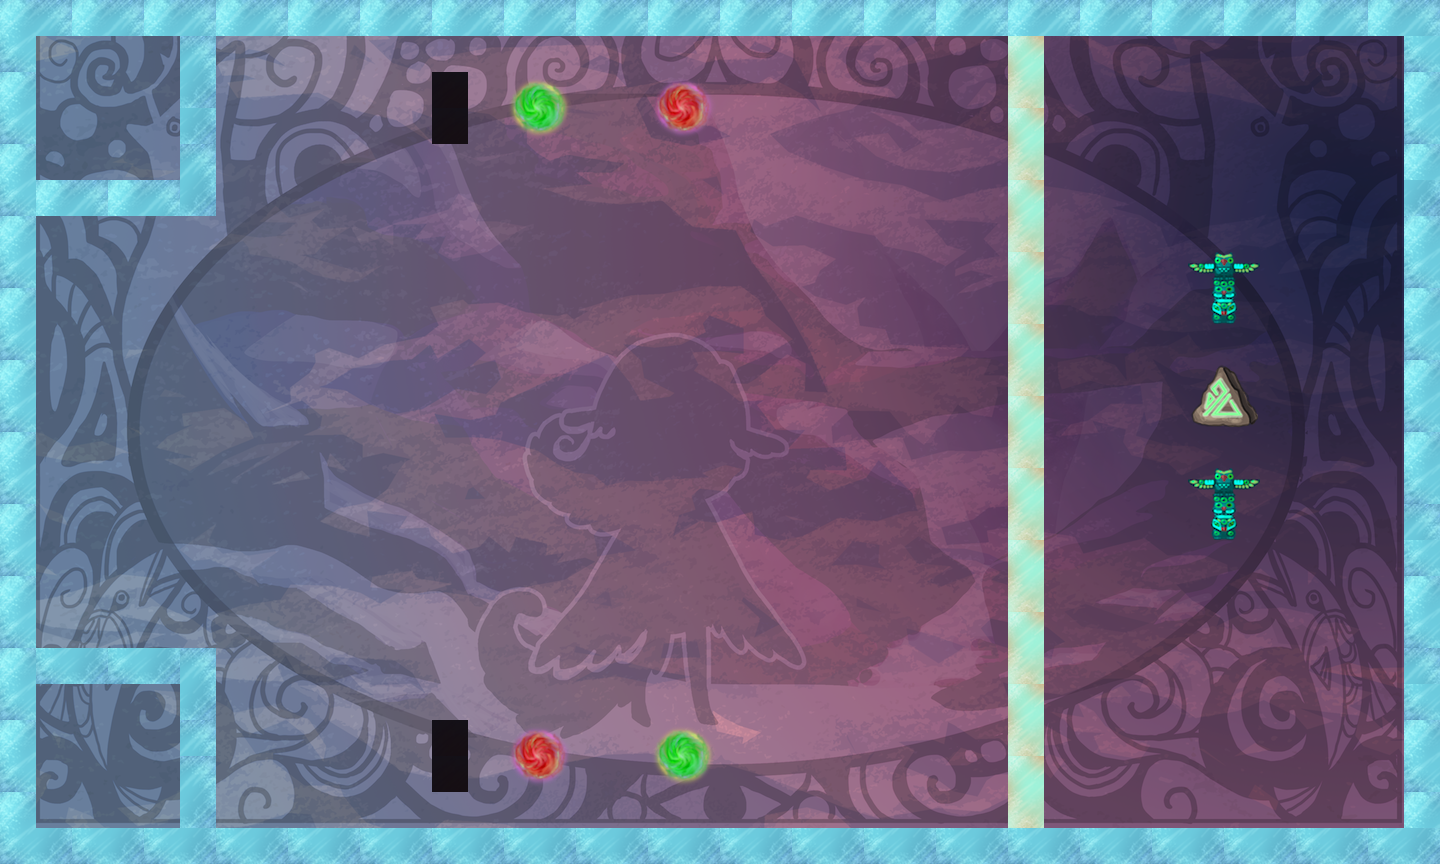

This is a level from a 2D game, rendered from its Tiled map with the project's own tilesets. A one-line summary and the map file follow, with tile-layer data summarised:
An orthogonal 40x24 tile map with 36x36 px tiles, 2 tile layers (bg, tiles), 21 tilesets.

<map version="1.0" orientation="orthogonal" width="40" height="24" tilewidth="36" tileheight="36">
 <properties>
  <property name="itemGoal" value="4" />
  <property name="itemSize" value="1" />
  <property name="moveObj" value="4" />
  <property name="playerLocation" value="!json! {&quot;x&quot;: 20, &quot;y&quot;:12 }" />
  <property name="tutorial" value="false" />
 </properties>
 <tileset firstgid="1" name="bg" tilewidth="1440" tileheight="864">
  <tileoffset x="-720" y="432" />
  <image source="../../../art/bg.png" width="1440" height="864" />
 </tileset>
 <tileset firstgid="2" name="redWall" tilewidth="36" tileheight="36">
  <image source="../../../art/redWall.png" width="72" height="72" />
  <tile id="0">
   <properties>
    <property name="bodyType" value="static" />
    <property name="collType" value="solid" />
    <property name="func" value="redWallCollision" />
    <property name="name" value="redWall" />
    <property name="physics:bounce" value="0" />
    <property name="physics:enabled" value="true" />
   </properties>
  </tile>
  <tile id="1">
   <properties>
    <property name="bodyType" value="static" />
    <property name="collType" value="solid" />
    <property name="func" value="redWallCollision" />
    <property name="name" value="redWall" />
    <property name="physics:bounce" value="0" />
    <property name="physics:enabled" value="true" />
   </properties>
  </tile>
  <tile id="2">
   <properties>
    <property name="bodyType" value="static" />
    <property name="collType" value="solid" />
    <property name="func" value="redWallCollision" />
    <property name="name" value="redWall" />
    <property name="physics:bounce" value="0" />
    <property name="physics:enabled" value="true" />
   </properties>
  </tile>
  <tile id="3">
   <properties>
    <property name="bodyType" value="static" />
    <property name="collType" value="solid" />
    <property name="func" value="redWallCollision" />
    <property name="name" value="redWall" />
    <property name="physics:bounce" value="0" />
    <property name="physics:enabled" value="true" />
   </properties>
  </tile>
 </tileset>
 <tileset firstgid="6" name="aura" tilewidth="72" tileheight="72">
  <image source="../../../art/aura.png" width="72" height="72" />
  <tile id="0">
   <properties>
    <property name="bodyType" value="static" />
    <property name="collType" value="passThru" />
    <property name="func" value="blueAuraCollision" />
    <property name="name" value="blueAura" />
    <property name="physics:bounce" value="0" />
    <property name="physics:enabled" value="true" />
   </properties>
  </tile>
 </tileset>
 <tileset firstgid="7" name="rune" tilewidth="72" tileheight="72">
  <image source="../../../art/rune.png" width="72" height="72" />
  <tile id="0">
   <properties>
    <property name="bodyType" value="static" />
    <property name="collType" value="passThru" />
    <property name="func" value="runeCollision" />
    <property name="name" value="rune" />
    <property name="physics:bounce" value="0" />
    <property name="physics:enabled" value="true" />
   </properties>
  </tile>
 </tileset>
 <tileset firstgid="8" name="key" tilewidth="72" tileheight="72">
  <image source="../../../art/antler.png" width="72" height="72" />
  <tile id="0">
   <properties>
    <property name="bodyType" value="static" />
    <property name="collType" value="passThru" />
    <property name="collectible" value="true" />
    <property name="func" value="keyCollision" />
    <property name="name" value="key" />
    <property name="physics:bounce" value="0" />
    <property name="physics:enabled" value="true" />
   </properties>
  </tile>
 </tileset>
 <tileset firstgid="9" name="blueWall" tilewidth="36" tileheight="36">
  <image source="../../../art/blueWall.png" width="72" height="72" />
  <tile id="0">
   <properties>
    <property name="bodyType" value="static" />
    <property name="collType" value="wall" />
    <property name="func" value="blueWallCollision" />
    <property name="name" value="blueWall" />
    <property name="physics:bounce" value="0" />
    <property name="physics:enabled" value="true" />
   </properties>
  </tile>
  <tile id="1">
   <properties>
    <property name="bodyType" value="static" />
    <property name="collType" value="wall" />
    <property name="func" value="blueWallCollision" />
    <property name="name" value="blueWall" />
    <property name="physics:bounce" value="0" />
    <property name="physics:enabled" value="true" />
   </properties>
  </tile>
  <tile id="2">
   <properties>
    <property name="bodyType" value="static" />
    <property name="collType" value="wall" />
    <property name="func" value="blueWallCollision" />
    <property name="name" value="blueWall" />
    <property name="physics:bounce" value="0" />
    <property name="physics:enabled" value="true" />
   </properties>
  </tile>
  <tile id="3">
   <properties>
    <property name="bodyType" value="static" />
    <property name="collType" value="wall" />
    <property name="func" value="blueWallCollision" />
    <property name="name" value="blueWall" />
    <property name="physics:bounce" value="0" />
    <property name="physics:enabled" value="true" />
   </properties>
  </tile>
 </tileset>
 <tileset firstgid="13" name="greenWall" tilewidth="36" tileheight="36">
  <image source="../../../art/greenWall.png" width="72" height="72" />
  <tile id="0">
   <properties>
    <property name="bodyType" value="static" />
    <property name="collType" value="solid" />
    <property name="func" value="greenWallCollision" />
    <property name="name" value="greenWall" />
    <property name="physics:bounce" value="0" />
    <property name="physics:enabled" value="static" />
   </properties>
  </tile>
  <tile id="1">
   <properties>
    <property name="bodyType" value="static" />
    <property name="collType" value="solid" />
    <property name="func" value="greenWallCollision" />
    <property name="name" value="greenWall" />
    <property name="physics:bounce" value="0" />
    <property name="physics:enabled" value="true" />
   </properties>
  </tile>
  <tile id="2">
   <properties>
    <property name="bodyType" value="static" />
    <property name="collType" value="solid" />
    <property name="func" value="greenWallCollision" />
    <property name="name" value="greenWall" />
    <property name="physics:bounce" value="0" />
    <property name="physics:enabled" value="true" />
   </properties>
  </tile>
  <tile id="3">
   <properties>
    <property name="bodyType" value="static" />
    <property name="collType" value="solid" />
    <property name="func" value="greenWallCollision" />
    <property name="name" value="greenWall" />
    <property name="physics:bounce" value="0" />
    <property name="physics:enabled" value="true" />
   </properties>
  </tile>
 </tileset>
 <tileset firstgid="17" name="lockedDoor" tilewidth="72" tileheight="72">
  <image source="../../../art/lockeddoor.png" width="72" height="72" />
  <tile id="0">
   <properties>
    <property name="bodyType" value="static" />
    <property name="collType" value="solid" />
    <property name="func" value="lockedDoorCollision" />
    <property name="name" value="lockedDoor" />
    <property name="physics:bounce" value="0" />
    <property name="physics:enabled" value="true" />
   </properties>
  </tile>
 </tileset>
 <tileset firstgid="18" name="runeblue" tilewidth="72" tileheight="72">
  <image source="../../../art/runeblue.png" width="72" height="72" />
  <tile id="0">
   <properties>
    <property name="bodyType" value="static" />
    <property name="collType" value="passThru" />
    <property name="func" value="runeCollision" />
    <property name="name" value="blueRune" />
    <property name="physics:bounce" value="0" />
    <property name="physics:enabled" value="true" />
   </properties>
  </tile>
 </tileset>
 <tileset firstgid="19" name="runegreen" tilewidth="72" tileheight="72">
  <image source="../../../art/runegreen.png" width="72" height="72" />
  <tile id="0">
   <properties>
    <property name="bodyType" value="static" />
    <property name="collType" value="passThru" />
    <property name="func" value="runeCollision" />
    <property name="name" value="greenRune" />
    <property name="physics:bounce" value="0" />
    <property name="physics:enabled" value="true" />
   </properties>
  </tile>
 </tileset>
 <tileset firstgid="20" name="runepink" tilewidth="72" tileheight="72">
  <image source="../../../art/runepink.png" width="72" height="72" />
  <tile id="0">
   <properties>
    <property name="bodyType" value="static" />
    <property name="collType" value="passThru" />
    <property name="func" value="runeCollision" />
    <property name="name" value="pinkRune" />
    <property name="physics:bounce" value="0" />
    <property name="physics:enabled" value="true" />
   </properties>
  </tile>
 </tileset>
 <tileset firstgid="21" name="runepurple" tilewidth="72" tileheight="72">
  <image source="../../../art/runepurple.png" width="72" height="72" />
  <tile id="0">
   <properties>
    <property name="bodyType" value="static" />
    <property name="collType" value="passThru" />
    <property name="func" value="runeCollision" />
    <property name="name" value="purpleRune" />
    <property name="physics:bounce" value="0" />
    <property name="physics:enabled" value="true" />
   </properties>
  </tile>
 </tileset>
 <tileset firstgid="22" name="runeyellow" tilewidth="72" tileheight="72">
  <image source="../../../art/runeyellow.png" width="72" height="72" />
  <tile id="0">
   <properties>
    <property name="bodyType" value="static" />
    <property name="collType" value="passThru" />
    <property name="func" value="runeCollision" />
    <property name="name" value="yellowRune" />
    <property name="physics:bounce" value="0" />
    <property name="physics:enabled" value="true" />
   </properties>
  </tile>
 </tileset>
 <tileset firstgid="23" name="greenAura1" tilewidth="72" tileheight="72">
  <image source="../../../art/greenaura1.png" width="72" height="72" />
  <tile id="0">
   <properties>
    <property name="bodyType" value="static" />
    <property name="collType" value="passThru" />
    <property name="func" value="greenAuraCollision" />
    <property name="name" value="greenAura" />
    <property name="physics:bounce" value="0" />
    <property name="physics:enabled" value="true" />
   </properties>
  </tile>
 </tileset>
 <tileset firstgid="24" name="greenAura2" tilewidth="72" tileheight="72">
  <image source="../../../art/greenaura2.png" width="72" height="72" />
  <tile id="0">
   <properties>
    <property name="bodyType" value="static" />
    <property name="collType" value="passThru" />
    <property name="func" value="greenAuraCollision" />
    <property name="name" value="greenAura" />
    <property name="physics:bounce" value="0" />
    <property name="physics:enabled" value="true" />
   </properties>
  </tile>
 </tileset>
 <tileset firstgid="25" name="whiteAura" tilewidth="72" tileheight="72">
  <image source="../../../art/whiteaura.png" width="72" height="72" />
  <tile id="0">
   <properties>
    <property name="bodyType" value="static" />
    <property name="collType" value="passThru" />
    <property name="func" value="whiteAuraCollision" />
    <property name="name" value="whiteAura" />
    <property name="physics:bounce" value="0" />
    <property name="physics:enabled" value="true" />
   </properties>
  </tile>
 </tileset>
 <tileset firstgid="26" name="redAura" tilewidth="72" tileheight="72">
  <image source="../../../art/redaura.png" width="72" height="72" />
  <tile id="0">
   <properties>
    <property name="bodyType" value="static" />
    <property name="collType" value="passThru" />
    <property name="func" value="redAuraCollision" />
    <property name="name" value="redAura" />
    <property name="physics:bounce" value="0" />
    <property name="physics:enabled" value="true" />
   </properties>
  </tile>
 </tileset>
 <tileset firstgid="27" name="redAura1" tilewidth="72" tileheight="72">
  <image source="../../../art/redaura1.png" width="72" height="72" />
  <tile id="0">
   <properties>
    <property name="bodyType" value="static" />
    <property name="collType" value="passThru" />
    <property name="func" value="redAuraCollision" />
    <property name="name" value="redAura" />
    <property name="physics:bounce" value="0" />
    <property name="physics:enabled" value="true" />
   </properties>
  </tile>
 </tileset>
 <tileset firstgid="28" name="redAura2" tilewidth="72" tileheight="72">
  <image source="../../../art/redaura2.png" width="72" height="72" />
  <tile id="0">
   <properties>
    <property name="bodyType" value="static" />
    <property name="collType" value="passThru" />
    <property name="func" value="redAuraCollision" />
    <property name="name" value="redAura" />
    <property name="physics:bounce" value="0" />
    <property name="physics:enabled" value="true" />
   </properties>
  </tile>
 </tileset>
 <tileset firstgid="29" name="blackWall" tilewidth="36" tileheight="36">
  <image source="../../../art/blackWall.png" width="72" height="72" />
  <tile id="0">
   <properties>
    <property name="bodyType" value="static" />
    <property name="collType" value="wall" />
    <property name="func" value="blackWallCollision" />
    <property name="moveLocX" value="19" />
    <property name="moveLocY" value="3" />
    <property name="moveable" value="true" />
    <property name="name" value="blackWall" />
    <property name="physics:bounce" value="0" />
    <property name="physics:enabled" value="true" />
    <property name="startLocX" value="12" />
    <property name="startLocY" value="4" />
   </properties>
  </tile>
  <tile id="1">
   <properties>
    <property name="bodyType" value="static" />
    <property name="collType" value="wall" />
    <property name="func" value="blackWallCollision" />
    <property name="moveLocX" value="14" />
    <property name="moveLocY" value="21" />
    <property name="moveable" value="true" />
    <property name="name" value="blackWall" />
    <property name="physics:bounce" value="0" />
    <property name="physics:enabled" value="true" />
   </properties>
  </tile>
  <tile id="2">
   <properties>
    <property name="bodyType" value="static" />
    <property name="collType" value="wall" />
    <property name="func" value="blackWallCollision" />
    <property name="moveLocX" value="26" />
    <property name="moveLocY" value="20" />
    <property name="moveable" value="true" />
    <property name="name" value="blackWall" />
    <property name="physics:bounce" value="0" />
    <property name="physics:enabled" value="enabled" />
   </properties>
  </tile>
  <tile id="3">
   <properties>
    <property name="bodyType" value="static" />
    <property name="collType" value="wall" />
    <property name="func" value="blackWallCollision" />
    <property name="moveLocX" value="26" />
    <property name="moveLocY" value="3" />
    <property name="moveable" value="true" />
    <property name="name" value="blackWall" />
    <property name="physics:bounce" value="0" />
    <property name="physics:enabled" value="true" />
   </properties>
  </tile>
 </tileset>
 <tileset firstgid="33" name="greenTotem" tilewidth="72" tileheight="72">
  <image source="../../../art/totem.png" width="72" height="72" />
  <tile id="0">
   <properties>
    <property name="bodyType" value="static" />
    <property name="collType" value="passThru" />
    <property name="func" value="totemCollision" />
    <property name="name" value="greenTotem" />
    <property name="physics:bounce" value="0" />
    <property name="physics:enabled" value="true" />
   </properties>
  </tile>
 </tileset>
 <layer name="bg" width="40" height="24">
  <data>[960 cells, 1 non-empty, 1 distinct tile ids]</data>
 </layer>
 <layer name="tiles" width="40" height="24">
  <data>[960 cells, 175 non-empty, 11 distinct tile ids]</data>
 </layer>
</map>
